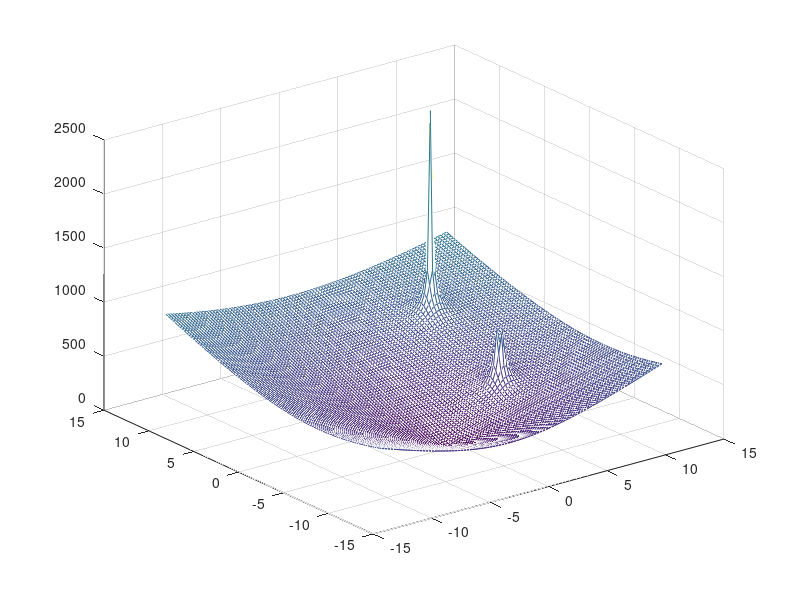
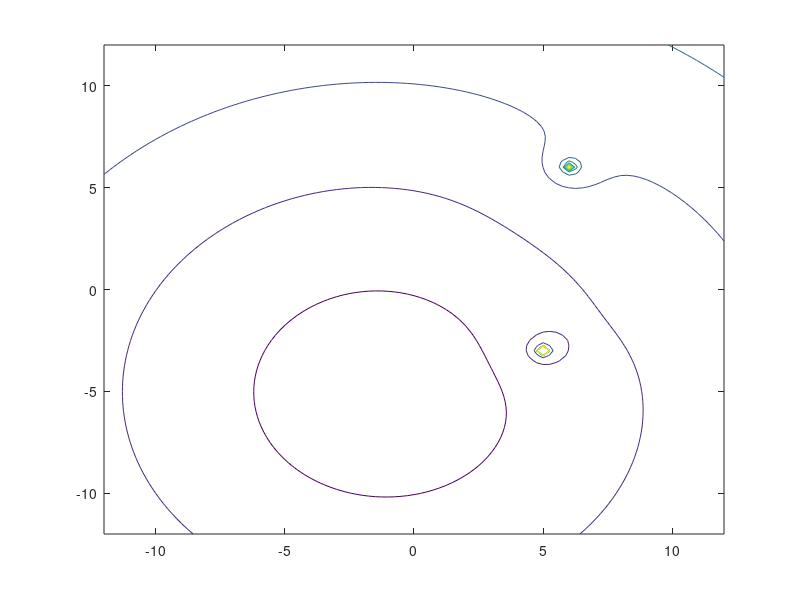
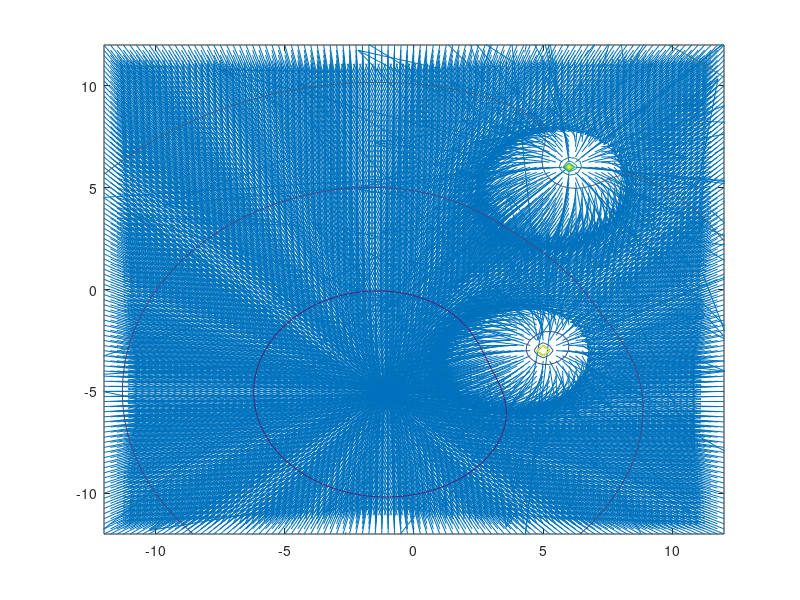
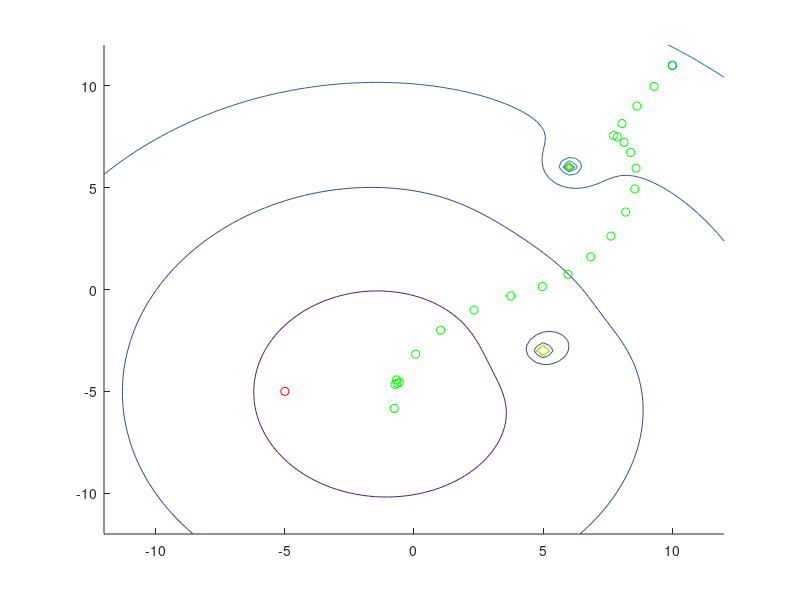

These figures' MATLAB source, in order: (Note: this script raises an error after producing the figures.)
% %Parameters
clc 
clear all 
close all
K=45; %attractive potential 
E=35; %repulsive potential
% area_width=12; %potential area width (m)

% K=50; %attractive potential 
% E=80; %repulsive potential
%>>>>>>> fc91092aa4cacc1af4cea39977739032d174c6de
sx=10; % start pos x
sy=11; %start pos y
gx=-1; %goal pos x
%<<<<<<< HEAD
gy=-5; %goal pos y
ox=[5.0 6.05]; %obstacle x pos
oy= [-3.0 6.05]; %obstacle y pos
% [x,y]= meshgrid(-12:.5:12); 
res=0.25;
[x,y] = meshgrid(-12:res:12,-12:res:12);
r=((x-gx).^2+(y-gy).^2).^.5;%Distance to Goal
%=======
%gy=-2; %goal pos y
%ox=[5 6]; %obstacle x pos
%oy= [-3 6]; %obstacle y pos
%[x,y]= meshgrid(-12:1:12); 
%[x,y] = meshgrid(-12:1.0:12,-12:1.0:12);
%r=((x-gx).^2+(y-gx).^2).^.5;%Distance to Goal
%>>>>>>> fc91092aa4cacc1af4cea39977739032d174c6de
r1=((x-ox(1)).^2+(y-oy(1)).^2).^.5;%Distance to Obs1
r2=((x-ox(2)).^2+(y-oy(2)).^2).^.5;%Distance to Obs2
U=K.*r+E./r1*+E./r2;

%hold on
figure(1)
mesh(x,y,U);
figure(2)
contour(x,y,U);
[Ux,Uy]=gradient(U,res,res);
% Ux=diff(U,x,1.0);
% Uy=diff(U,y,1.0);
% [J]=-gradient(U);
% gradx=zeros(49,49);
% grady=zeros(49,49);
% i=0;
% j=0;
% for x0=-24:1:24
%     i=i+1;
%     for y0=-24:1:24
%         j=j+1;
%         t = (x == x0*.5) & (y == y0*.5);
%         indt = find(t);
%         U_grad = [Ux(indt) Uy(indt)];
%         gradx(i,j)=U_grad(1);
%         grady(i,j)=U_grad(2);
%       
%     end
% 
% end
% gradx=grad(:,1);
% grady=grad(:,2);
% hold on
[u,v,w] = surfnorm(x,y,U);
figure(3)
% [x1,y1]=meshgrid(
% quiver(x,y,0.1*Ux,0.1*Uy)
% quiver3(x,y,U,u,v,w,0.5)
quiver(x,y,u,v,res)

% set(h1,'AutoScale','on', 'AutoScaleFactor', 0.5)
%plot(Ux,Uy);s
%quiver(x,y,Ux,Uy)
%plot(Ux,Uy);
xnew=0;
ynew=0;

iter=0;
% x=-2;
% y=2;

% maxiter=100;
errx=1;
erry=1;
%<<<<<<< HEAD
alpha=0.03;
tol=0.3;
%=======
%alpha=.25;
%tol=.75;
%>>>>>>> fc91092aa4cacc1af4cea39977739032d174c6de
xi=sx;
yi=sy;
gvecx=[];
gvecy=[];
%while errx>tol && erry>tol
% while xi~=gx && yi~=gy
%%
figure(4)
hold on
contour(x,y,U)
scatter(sx,sy,'b')
scatter(gy,gy,'r')
% Udx=@(xs,ys)((50*(xs-1))/(xs^2-2*xs+ys^2+5-4*ys)^.5)-((80*(xs-5))/(xs^2-10*xs+ys^2+34-6*ys)^1.5)-((80*(xs-6))/(xs^2-12*xs+ys^2+72-12*ys)^1.5);
% Udy=@(xs,ys)((50*(ys-2))/(ys^2-4*ys+xs^2+5-2*xs)^.5)-((80*(ys-3))/(ys^2-6*ys+xs^2+34-10*xs)^1.5)-((80*(ys-6))/(ys^2-12*ys+xs^2+72-12*xs)^1.5);
% xs=10;
% ys=10;
% while xs~=gx && ys~=gy
%     xs=xs-alpha*Udx(xs,ys);
%     ys=ys-alpha*Udy(xs,ys);
%     iter=iter+1;
%     scatter(xs,ys,'g')
% end
% syms xs ys
% U=@(xs,ys)((K*((xs-gx)^2+(ys-gy)^2)^.5)+(E/((xs-xo1)^2+(ys-yo1)^2)^.5)+(E/((xs-xo2)^2+(ys-yo2)^2)^.5));

%<<<<<<< HEAD
xmin =-12.0;
ymin =-12.0;
maxiter=500;
%=======
%for i=1:25 %used to say -12:.5:12 
   
      %for j=1:25
%>>>>>>> fc91092aa4cacc1af4cea39977739032d174c6de

% for i=1:25 %used to say -12:.5:12 
   
%       for j=1:25
Ux=Ux';
Uy=Uy';
  
while iter<maxiter         
          ind_x = floor((xi-xmin)/res)
          ind_y = floor((yi-ymin)/res)
%           xx = xmin+res*ind_x
%           yy = ymin+res*ind_y
          gradx = Ux(ind_x,ind_y)
          grady = Uy(ind_x,ind_y)
%           if abs(gradx)<1.0
%              alpha = 0.2;
%           else
%               alpha= 0.05;
%           end
%           
%            if abs(grady)<1.0
%              alpha_y = 0.5;
%           else
%               alpha_y= 0.05;
%           end
            xnew=xi-alpha*gradx;
            ynew=yi-alpha*grady;
%          err = abs((ynew-yi)/yi);
      

%             gvecx=[gvecx;xnew];
%             gvecy=[gvecy;ynew];

            iter=iter+1;
%<<<<<<< HEAD
       
            scatter(xi,yi,'g')
            if (abs(xnew-gx)<tol) && (abs(ynew-gy)<tol)
                disp('Goal Reached');
                disp(xi);
                disp(yi);
                break;
              
            end
            xi=xnew;
            yi=ynew;
            disp("x");
            disp(xi);
            disp("y");
            disp(yi);
%=======
%             %j=j+1;
%              while xi~=gx && yi~=gy
             %scatter(xi,yi,'g')
            %if xi<=gx+tol && xi>=gx-tol && yi<=gy+tol && yi>=gy-tol
                %disp('Goal Reached');
                %disp(xi);
                %disp(yi);
%                 
%                 
%         
            %end
            %xi=xnew;
            %yi=ynew;
%>>>>>>> fc91092aa4cacc1af4cea39977739032d174c6de
          
%         disp("x is")
%         disp(x)
%         disp("y is")
%         disp(y)
          
%<<<<<<< HEAD
%         end
%       end

      
%=======
%        end
%       end
%      
%       
%>>>>>>> fc91092aa4cacc1af4cea39977739032d174c6de
end
hold off
 

%r=zeros(length(gvecx));
%plot3(gvecx,gvecy,r)
figure(3)
hold on 
%scatter(gvecx,gvecy);
quiver3(x,y,U,u,v,w,0.5)
contour(x,y,U);
circle(5,-3,sqrt(2)/2);
circle(6,6,sqrt(2)/2);
circle(gx,gx,.5)
circle(sx,sy,.5)
hold off

% plot3(gvecx,gvecy,U);
%hold off
% figure(2)
% hold on
% contour(x,y,U)
% quiver(x,y,Ux,Uy)
% hold off
%%
%<<<<<<< HEAD
%/
%=======
% syms xs ys
% Iter=0;
% Maxiter=25;
% Udx=((50*(xs-1))/(xs^2-2*xs+ys^2+5-4*ys)^.5)-((80*(xs-5))/(xs^2-10*xs+ys^2+34-6*ys)^1.5)-((80*(xs-6))/(xs^2-12*xs+ys^2+72-12*ys)^1.5);
% Udy=((50*(ys-2))/(ys^2-4*ys+xs^2+5-2*xs)^.5)-((80*(ys-3))/(ys^2-6*ys+xs^2+34-10*xs)^1.5)-((80*(ys-6))/(ys^2-12*ys+xs^2+72-12*xs)^1.5);
% while Iter<Maxiter
%     xs=xs-alpha*Udx(xs,yi);
%     ys=ys-alpha*Udx(xs,ys);
%     disp("Iter=");
%     disp(Iter);
%     disp("xi=")
%     disp(xs);
%     disp("yi=");
%     disp(ys);
% end
% %%
%>>>>>>> fc91092aa4cacc1af4cea39977739032d174c6de
function circle (xc,yc,r)
ang=0:.01:2*pi;
xp=r*cos(ang);
yp=r*sin(ang);
plot(xc+xp,yc+yp);
end

